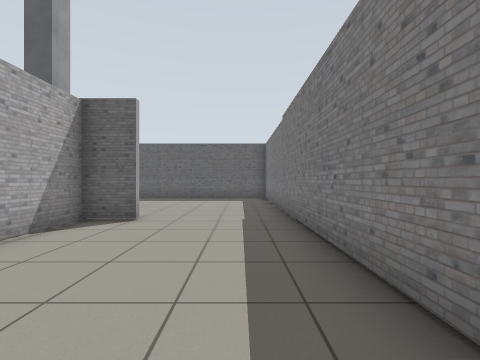
View 1 (above)

16 first-person views from a walk through a Gazebo world. The camera is 0.94 m above the floor, looks level and sees 85° across. The floor is counted in squares, 1 m on a side. Each view is taken from the middle of a square. On the plan, view 1 faces up. The plan holds only what a view shows up to about 11 squares ahead; the rest is blank.

View 2
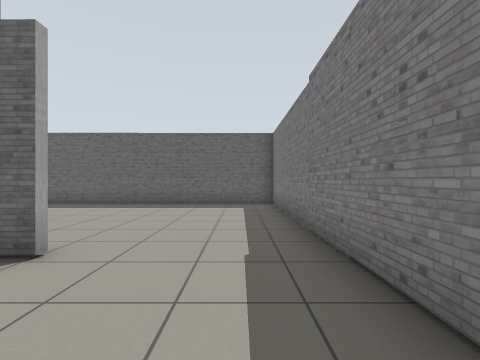

View 3
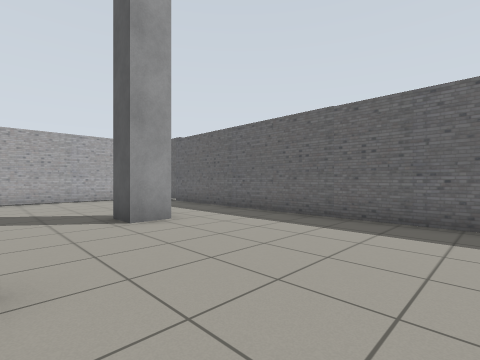

View 4
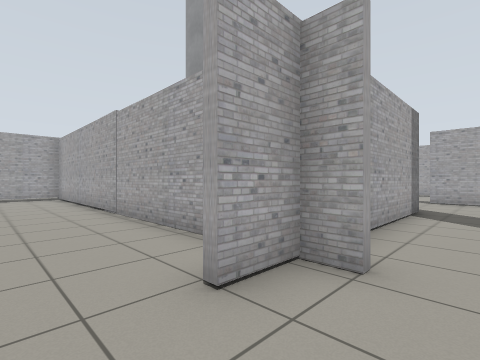

View 5
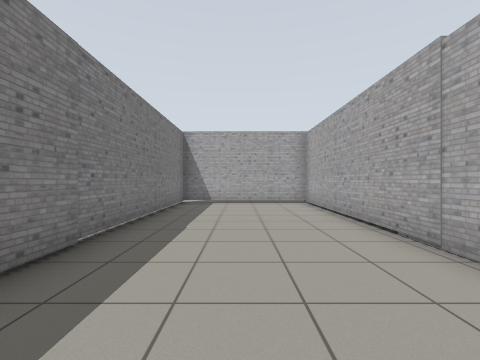

View 6
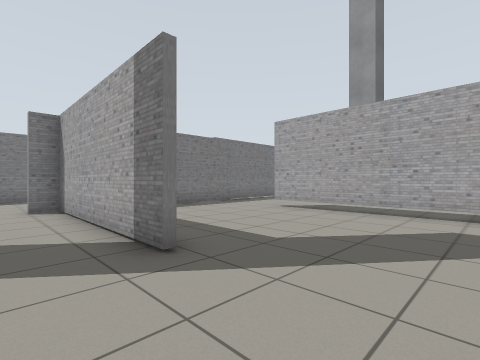

View 7
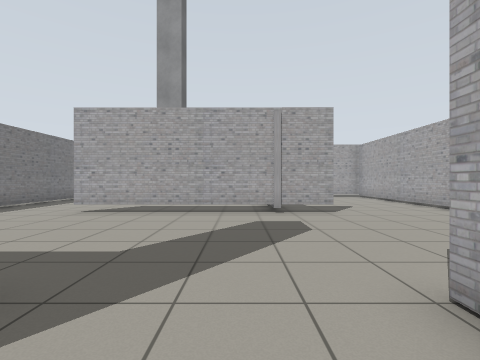

View 8
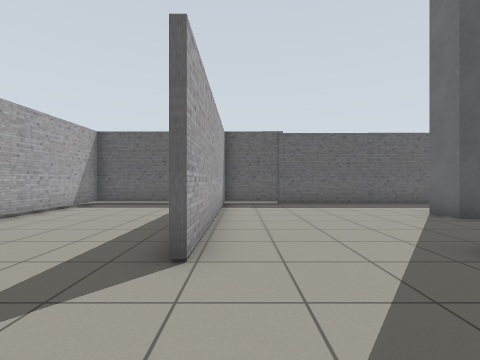

View 9
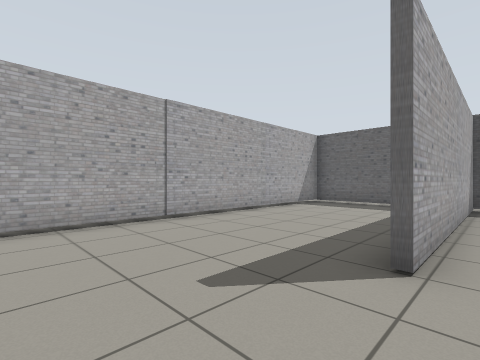

View 10
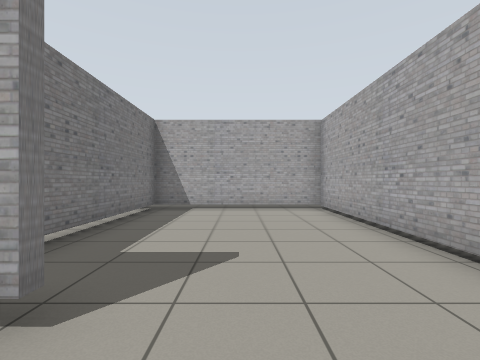

View 11
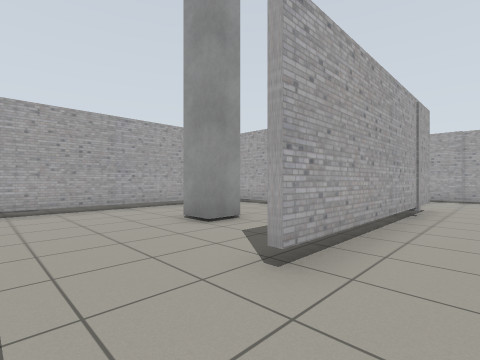

View 12
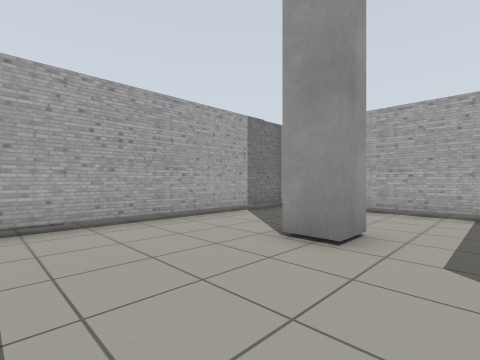

View 13
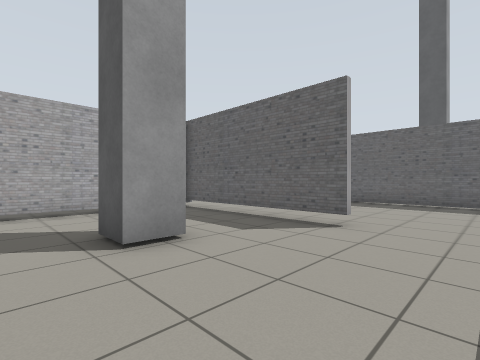

View 14
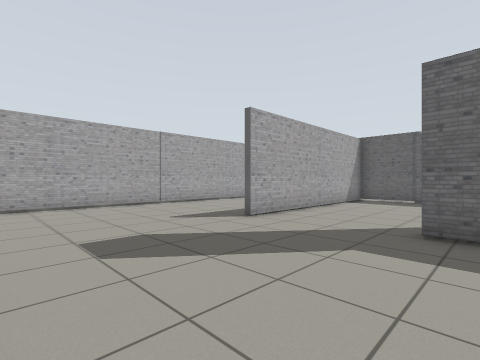

View 15
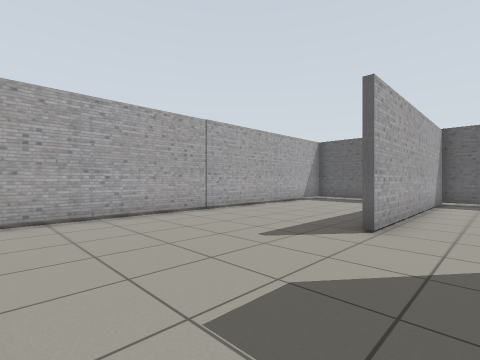

View 16
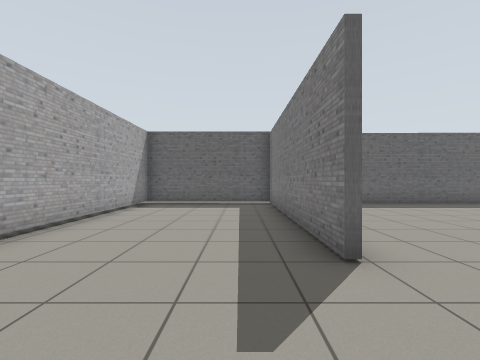

### Floor plan
Key: @ floor where view 1 was taken; # wall or solid block; . floor; P grey post; T thing the floor can be seen under or through.
Columns run from 19 left of view 1 to 2 right of it. Each row starts with its distance up from view 1.
 14 ######################
 13 #....#...............#
 12 #....#...............#
 11 #....#...............#
 10 #....#......P........#
  9 #....#...............#
  8 #....#...............#
  7 #....#.........#.....#
  6 #....#....#######....#
  5 #..............#.....#
  4 #..............#.....#
  3 #..............#.....#
  2 #..............#.....#
  1 #..............#.....#
  0 #....TTTTTTT...#...@.#
 -1 #.....T........#.....#
 -2 #.....T........#.....#
 -3 #.....T...P....#.....#
 -4 #.....T........#.....#
 -5 #.....T........#.....#
 -6 #.....#........#.....#
 -7 ######################

Where each view was taken, in squares from view 1:
view 1: 0 up, 0 right, facing up
view 2: 3 up, 0 right, facing up
view 3: 7 up, 1 left, facing up-left
view 4: 8 up, 1 left, facing down-left
view 5: 4 up, 1 left, facing down
view 6: 8 up, 13 left, facing down-right
view 7: 8 up, 12 left, facing down
view 8: 3 up, 13 left, facing up
view 9: 3 up, 13 left, facing up-left
view 10: 2 up, 16 left, facing down
view 11: 2 up, 5 left, facing down-left
view 12: 1 down, 5 left, facing down-left
view 13: 5 down, 5 left, facing up-left
view 14: 1 up, 9 left, facing up-left
view 15: 1 up, 12 left, facing up-left
view 16: 3 up, 15 left, facing up
